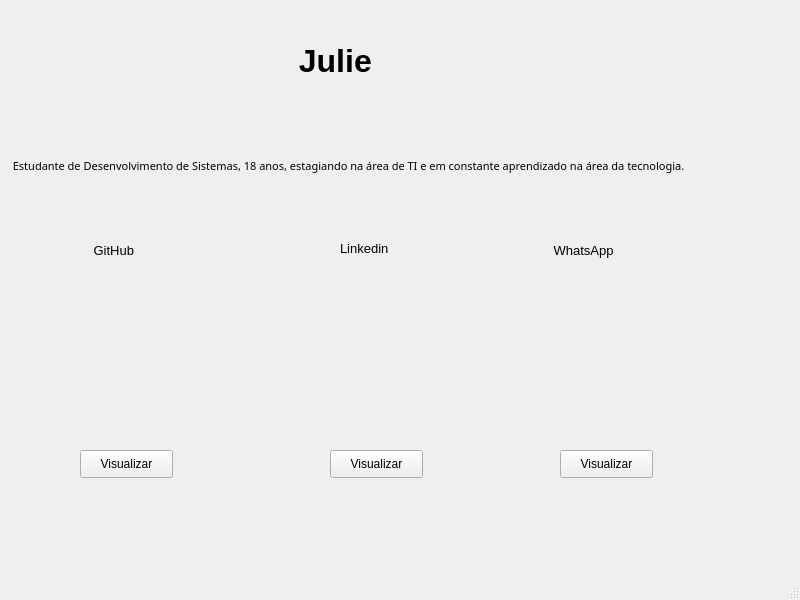
<?xml version="1.0" encoding="UTF-8"?>
<ui version="4.0">
 <class>MainWindow</class>
 <widget class="QMainWindow" name="MainWindow">
  <property name="geometry">
   <rect>
    <x>0</x>
    <y>0</y>
    <width>800</width>
    <height>600</height>
   </rect>
  </property>
  <property name="windowTitle">
   <string>MainWindow</string>
  </property>
  <widget class="QWidget" name="centralwidget">
   <widget class="QLabel" name="label">
    <property name="geometry">
     <rect>
      <x>290</x>
      <y>30</y>
      <width>181</width>
      <height>61</height>
     </rect>
    </property>
    <property name="font">
     <font>
      <pointsize>24</pointsize>
      <weight>75</weight>
      <bold>true</bold>
     </font>
    </property>
    <property name="text">
     <string> Julie</string>
    </property>
   </widget>
   <widget class="QLabel" name="label_2">
    <property name="geometry">
     <rect>
      <x>90</x>
      <y>240</y>
      <width>81</width>
      <height>20</height>
     </rect>
    </property>
    <property name="font">
     <font>
      <pointsize>10</pointsize>
     </font>
    </property>
    <property name="text">
     <string> GitHub</string>
    </property>
   </widget>
   <widget class="QLabel" name="label_3">
    <property name="geometry">
     <rect>
      <x>340</x>
      <y>240</y>
      <width>71</width>
      <height>16</height>
     </rect>
    </property>
    <property name="font">
     <font>
      <pointsize>10</pointsize>
     </font>
    </property>
    <property name="text">
     <string>Linkedin</string>
    </property>
   </widget>
   <widget class="QLabel" name="label_4">
    <property name="geometry">
     <rect>
      <x>550</x>
      <y>240</y>
      <width>101</width>
      <height>20</height>
     </rect>
    </property>
    <property name="font">
     <font>
      <pointsize>10</pointsize>
     </font>
    </property>
    <property name="text">
     <string> WhatsApp</string>
    </property>
   </widget>
   <widget class="QLabel" name="label_5">
    <property name="geometry">
     <rect>
      <x>10</x>
      <y>150</y>
      <width>791</width>
      <height>31</height>
     </rect>
    </property>
    <property name="font">
     <font>
      <family>Myanmar Text</family>
      <pointsize>8</pointsize>
     </font>
    </property>
    <property name="text">
     <string> Estudante de Desenvolvimento de Sistemas, 18 anos, estagiando na área de TI e em constante aprendizado na área da tecnologia.</string>
    </property>
   </widget>
   <widget class="QLabel" name="label_6">
    <property name="geometry">
     <rect>
      <x>30</x>
      <y>290</y>
      <width>181</width>
      <height>121</height>
     </rect>
    </property>
    <property name="text">
     <string/>
    </property>
    <property name="pixmap">
     <pixmap>imagem/Github-Logo-Transparent-Background-PNG.png</pixmap>
    </property>
    <property name="scaledContents">
     <bool>true</bool>
    </property>
   </widget>
   <widget class="QLabel" name="label_7">
    <property name="geometry">
     <rect>
      <x>300</x>
      <y>290</y>
      <width>141</width>
      <height>131</height>
     </rect>
    </property>
    <property name="text">
     <string/>
    </property>
    <property name="pixmap">
     <pixmap>imagem/linkedin-logo-png-picture-768x768.png</pixmap>
    </property>
    <property name="scaledContents">
     <bool>true</bool>
    </property>
   </widget>
   <widget class="QLabel" name="label_8">
    <property name="geometry">
     <rect>
      <x>530</x>
      <y>290</y>
      <width>161</width>
      <height>131</height>
     </rect>
    </property>
    <property name="text">
     <string/>
    </property>
    <property name="pixmap">
     <pixmap>imagem/Whatsapp-logo-vetor.png</pixmap>
    </property>
    <property name="scaledContents">
     <bool>true</bool>
    </property>
   </widget>
   <widget class="QPushButton" name="pushButton">
    <property name="geometry">
     <rect>
      <x>80</x>
      <y>450</y>
      <width>93</width>
      <height>28</height>
     </rect>
    </property>
    <property name="text">
     <string>Visualizar</string>
    </property>
   </widget>
   <widget class="QPushButton" name="pushButton_2">
    <property name="geometry">
     <rect>
      <x>330</x>
      <y>450</y>
      <width>93</width>
      <height>28</height>
     </rect>
    </property>
    <property name="text">
     <string>Visualizar</string>
    </property>
   </widget>
   <widget class="QPushButton" name="pushButton_3">
    <property name="geometry">
     <rect>
      <x>560</x>
      <y>450</y>
      <width>93</width>
      <height>28</height>
     </rect>
    </property>
    <property name="text">
     <string>Visualizar</string>
    </property>
   </widget>
  </widget>
  <widget class="QMenuBar" name="menubar">
   <property name="geometry">
    <rect>
     <x>0</x>
     <y>0</y>
     <width>800</width>
     <height>26</height>
    </rect>
   </property>
  </widget>
  <widget class="QStatusBar" name="statusbar"/>
 </widget>
 <resources/>
 <connections/>
</ui>
